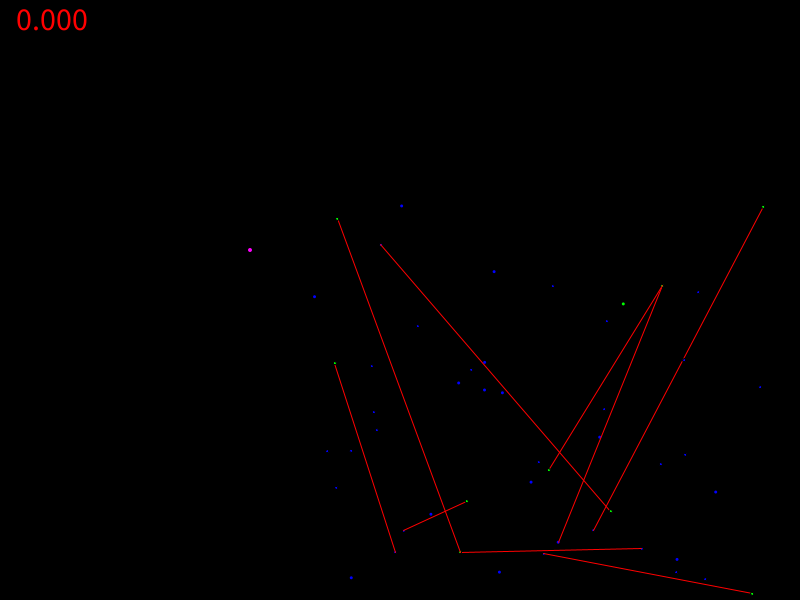
Frame 1 (no input)
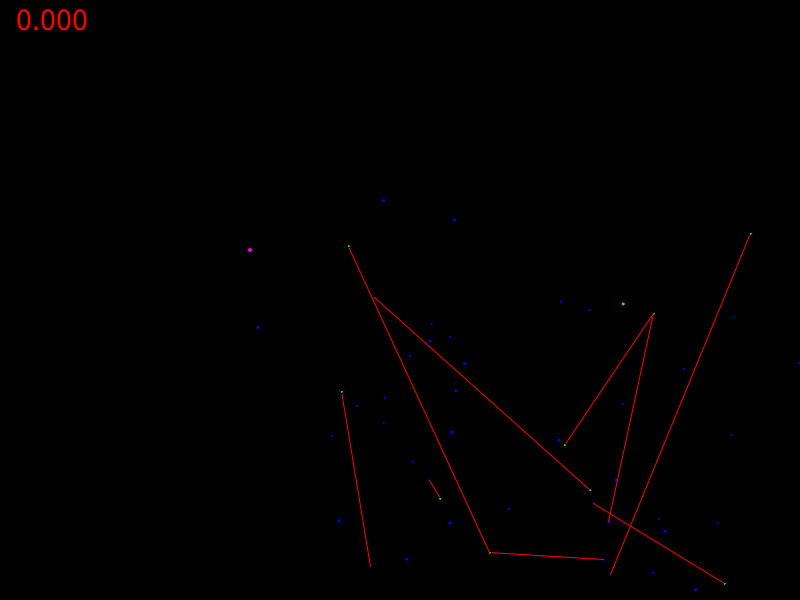
Frame 60 (the mouse pressed at the canvas centre just before this capture)
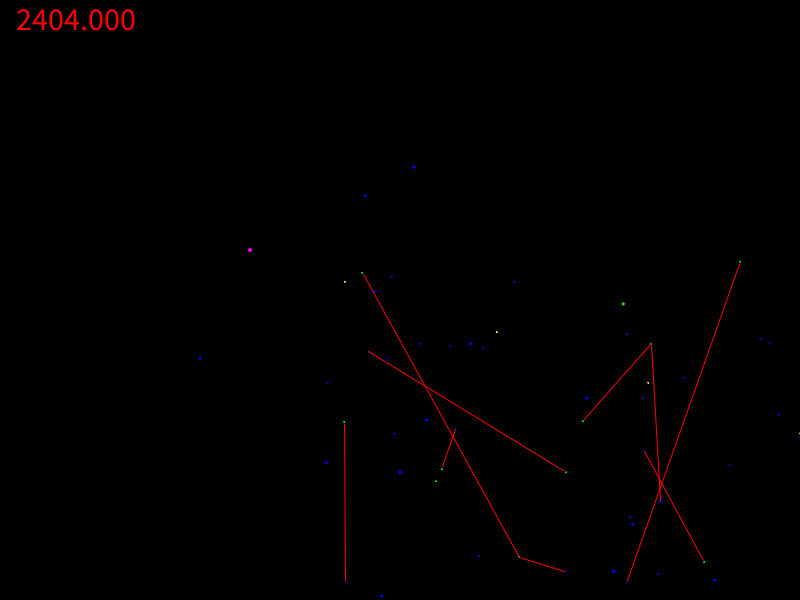
Frame 120 (the mouse held since frame 60 and released just before this capture)

The Processing sketch that drew these frames (run headless with seeded random() and noise(); from frame 60 on, the mouse is pressed at the canvas centre):

// Processing sketch: ZombieCityGame
// ── ZombieCityGame.pde
int MAX_ZOMBIES = 50;
int MAX_CHARACTERS = 50;


character[] characters = new character[MAX_CHARACTERS];

float playerX = 250;
float playerY = 250;

boolean _up, _down, _left, _right; 

ArrayList<Bullet> bullets;

float gunCD=.25;
float lastFired=0;
void setup()
{
  bullets = new ArrayList<Bullet>();
  size(800,600);
  for(int i =0; i < MAX_CHARACTERS; i++)
  {
    characters[i] = new character();
    if(characters[i].isInfected())
    {
      if(i-1>=0)
      {
        characters[i].target(characters[i-1]);
      }
    }
  }
  
  
}

void draw()
{
  background(0);
  noStroke();
  fill(255,0,255);
  ellipse(playerX, playerY, 4,4);
  
  
  for(int i =0; i < MAX_CHARACTERS; i++)
  {
    characters[i].update();
    characters[i].render();
    
    for(int j =0; j < MAX_CHARACTERS; j++)
    {
      if(i != j)
      {
        characters[i].isTouching(characters[j]);
      }
    }
    
  }
  fill(255,0,0);
  textSize(32);
  text(lastFired, 10, 30);
  if(mousePressed)
  {
    if(millis() - lastFired > gunCD*1000)
    {
      lastFired = millis();
      bullets.add(new Bullet(new PVector(playerX, playerY)));
    }
    
  }
  
  if(!bullets.isEmpty())
  {
    for(Bullet b : bullets)
    {
      b.Update();
      
    }

  }
  
  for (int i = bullets.size()-1; i >= 0; i--) {
    Bullet b = bullets.get(i);
    if (b.isOutOfBounds()) {
      bullets.remove(i);
    }
  }
  
   if(keyPressed){
    println(keyCode);
    if (key == 'w'){ _up = true; }
    if (key == 's'){_down = true; }
    if (keyCode == LEFT){_left = true;}
    if (keyCode == RIGHT){_right = true;}
  }
  
  
    if(_up)
    {
      playerY-=2;
    }
    
    if(_left)
    {
      playerX-=2;
    }
    
    if(_down)
    {
      playerY+=2;
    }
    
    if(_right)
    {
      playerX+=2;
    }
  
  
}

void keyReleased()
{
  if (keyCode == UP)
  {
    _up = false;
  }
  if (keyCode == DOWN)
  {
   _down = false;
  }
  if (keyCode == LEFT)
  {
    _left = false;
  }
    if (keyCode == RIGHT)
  {
    _right = false;
  }
}

void keyPressed()
{
  
}
// ── Bullet.pde
class Bullet
{
  PVector _location;
  PVector _velocity;
  PVector _acceleration;
  float _topSpeed;
  PVector _target;
  
  Bullet()
  {
    _location = new PVector(width/2, height/2);
    _velocity = new PVector(0,0);
    _topSpeed = 30;
    _target = new PVector(mouseX, mouseY);
  }
  Bullet(PVector pLoc)
  {
    
    _velocity = new PVector(0,0);
    _topSpeed = 10;
    _target = new PVector(mouseX, mouseY);
    _location = new PVector(pLoc.x, pLoc.y);
    
    PVector dir = PVector.sub(_target,_location);
    dir.normalize();
    dir.mult(2);
    _acceleration = dir;
  }
  
  void Draw()
  {
    fill(255,255,0);
    ellipse(_location.x, _location.y, 3, 3);
  }
  
  
  boolean isOutOfBounds()
  {
    if(_location.x>width || _location.x<0)
     {
       return true;
     }
     if(_location.y>height || _location.y<0)
     {
       return true;
     }
     
     return false;
  }
  void Move()
  {
   
    _velocity.add(_acceleration);
    _velocity.limit(_topSpeed);
    _location.add(_velocity);
  }
  void Update()
  {
    Move();
    Draw();
  }
  
}
// ── character.pde
class character
{
  PVector pos;
  PVector velocity;

  int health;
  boolean isInfected;
  character prey;
 
  PVector _velocity;
  PVector _acceleration;
  float _topSpeed;
  
  
  character()
  {
    pos = new PVector(random(300,800), random(200,600));
    velocity = new PVector(random(-1,1),random(-1,1));
    health = 100;
    
    if((int)random(0,10) >7 )
    {
      isInfected = true;
      _topSpeed = .5;
    }
    else
    {
      isInfected = false;
      _topSpeed = 2;
    }
  }
  boolean isInfected()
  {
    return isInfected;
  }
  void target(character _c)
  {
    prey=_c;
  }
  void update()
  {
    if(isInfected)
    {
      hunt();
    }
    else
    {
      wander();
    }
   
   
     // Check for bouncing
  if ((pos.x > width) || (pos.x < 0)) {
    velocity.x = velocity.x * -1;
  }
  if ((pos.y > height) || (pos.y < 0)) {
    velocity.y = velocity.y * -1;
  }

}
  
  
  void render()
  {
    if(isInfected)
    {
      fill(0,255,0);
      
    }
    else
    {
      fill(0,0,255);
    }
    ellipse(pos.x, pos.y, 3, 3);
  }
  
  
  void hunt()
  {
    if(prey != null)
    {
    
    
    PVector dir = PVector.sub(prey.pos,pos);
    dir.normalize();
    dir.mult(2);
    _acceleration = dir;
    
    velocity.add(_acceleration);
    velocity.limit(_topSpeed);
    pos.add(velocity);
    stroke(255,0,0);
    line(pos.x,pos.y,prey.pos.x,prey.pos.y);
    stroke(0);
    }
  }
  
  void wander()
  {
    velocity.limit(_topSpeed);
    pos.add(velocity);
  }
  
  void isTouching(character o)
  {
    if(dist(pos.x,pos.y,o.pos.x,o.pos.y) < 3)
    {
      if(o.isInfected ==true)
        isInfected = true;
    }
  }
}
